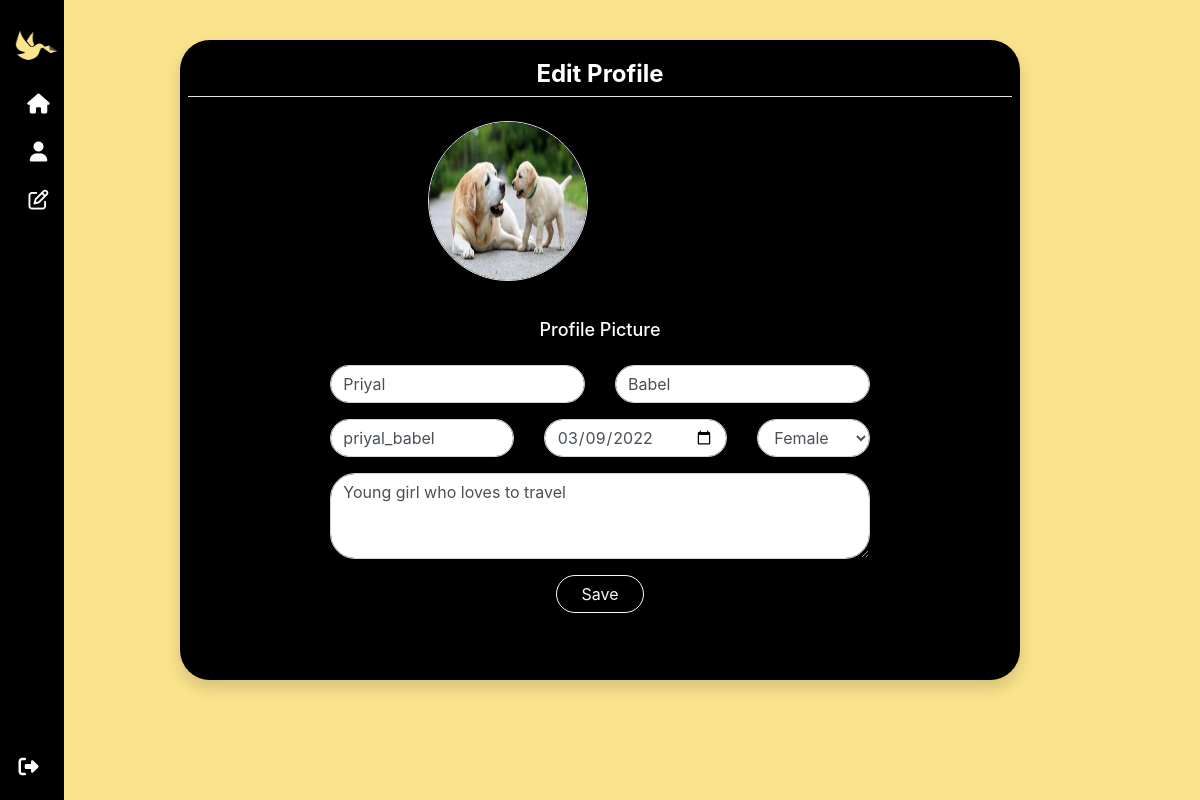
The app's page /edit/ (signed in), older data.
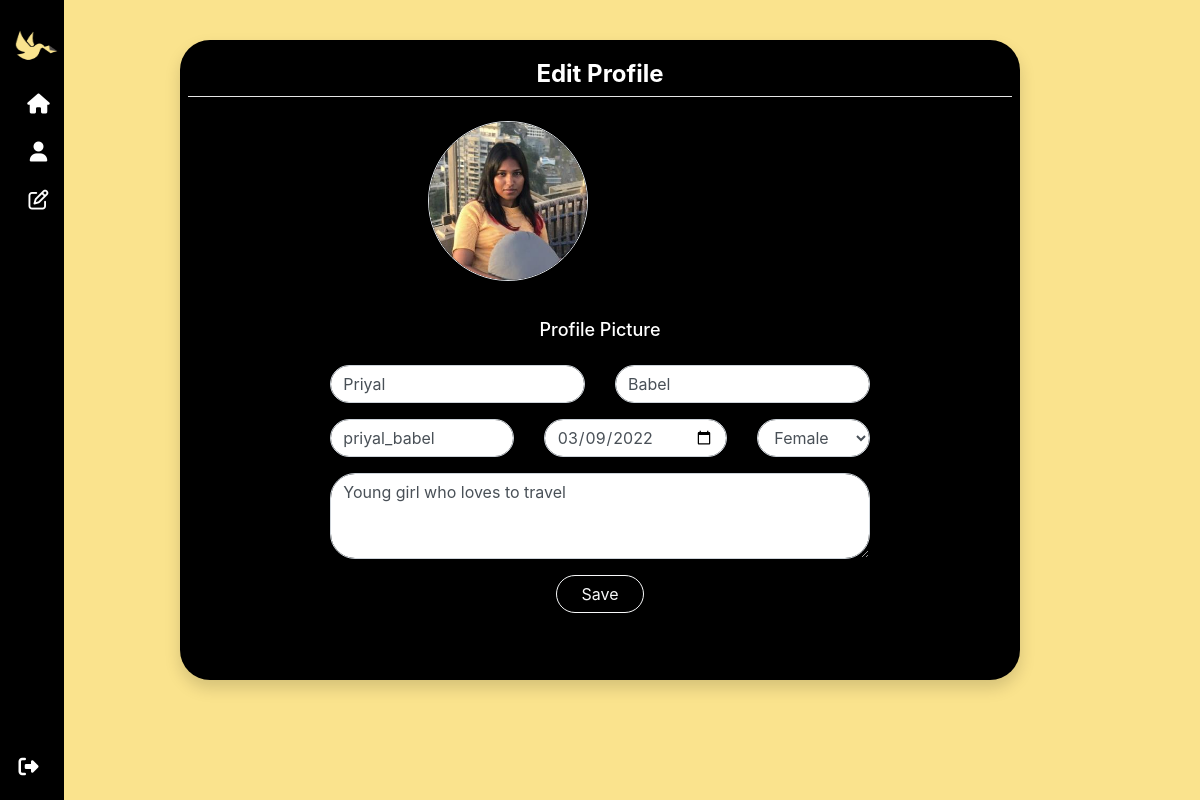
The same page, newer data.
### website/models.py (models this page shows, shortened)
class Profile(models.Model):
    user = models.OneToOneField(User,on_delete=models.CASCADE)
    profile_picture = models.ImageField(default='default.png',upload_to=upload_location)
    gender = models.CharField(max_length=1, choices=GENDER_CHOICES)
    bio = models.CharField(max_length=1000)
    birth_date = models.DateField(null=True)
    REQUIRED_FIELDS = ['gender','birth_date']

### website/views.py (the view)
# urls.py: path('edit/', views.edit_prof, name='edit-profile'),
@login_required
def edit_prof(request):
    if request.method == "POST":
        form = UserUpdateForm(request.POST, instance=request.user)
        p_form = ProfileUpdateForm(request.POST, request.FILES, instance=request.user.profile)
        if form.is_valid() and p_form.is_valid():
            form.save()
            p_form = p_form.save()
            messages.success(request, 'Profile details updated.')
            return redirect('edit-profile')
    else:
        form = UserUpdateForm(instance=request.user)
        p_form = ProfileUpdateForm(instance=request.user.profile)
    context = {
        'form' : form,
        'p_form' : p_form
    }
    return render(request, 'website/editProfile.html' ,context)

### website/forms.py
class UserUpdateForm(forms.ModelForm):
    first_name = forms.CharField(required=True,widget=forms.TextInput(
        attrs={'class': 'form-control round_border', 'placeholder': 'First name'}))
    last_name = forms.CharField(required=True,widget=forms.TextInput(
        attrs={'class': 'form-control round_border', 'placeholder': 'Last name'}))
    username = forms.CharField(required=True,widget=forms.TextInput(
        attrs={'class': 'form-control round_border', 'placeholder': 'Username'}))
    class Meta:
        model = User
        fields = ['first_name','last_name',"username"]

### website/templates/website/editProfile.html (shortened to what this page needs)
{% extends "website/base.html" %}
{% load static %}
{% load socialaccount %}
{% block style %}
<link rel="stylesheet" type="text/css" href="{% static 'website/editProfile.css'%}" />
{% endblock style %}
{% block body %}
{% include 'website/sidepanel.html' %}
<div class="editprof">
    <div class="container shadow p-2">
        <div class="pt-2 text-center joinTag">Edit Profile</div>
        <hr style="background-color:white;">
        <form method="post" enctype="multipart/form-data">
            <div class="row justify-content-center mb-3 mt-4 ">
                <div class="profpic">
                    <img class="border" src="{{p_form.instance.profile_picture.url}}" alt="" id="pic">
                    <div>
                    </div>
                    <div>
                        <h6 style="color: white;" class="mt-2 text-center">Profile Picture</h6>
                    </div>
                </div>
            </div>
            <div class="row justify-content-center">
                <div class="col-8 col-lg-4 form-group">
                    {{ form.first_name }}
                </div>
                <div class="col-8 col-lg-4 form-group">
                    {{ form.last_name }}
                </div>
            </div>
            <div class="row justify-content-center">
                <div class="col-lg-3 col-8 form-group">
                    {{ form.username }}
                </div>
                <div class="col-lg-3 col-sm-5 col-8 form-group">
                    {{ p_form.birth_date }}
                </div>
                <div class="col-lg-2 col-sm-3 col-8 form-group">
                    {{ p_form.gender }}
                </div>
            </div>
            <div class="row justify-content-center">
                <div class="col-8 form-group align-items-center">
                    {{p_form.bio}}
                </div>
            </div>
            <div class="row justify-content-center">
                <button type="submit" class="btn btn-outline-light round_border px-4 mb-3">Save</button>
            </div>
        </form>
    </div>
</div>
{% endblock body %}

Row changes from the older to the newer data that the page shows:
changed Profile "Female": instance.profile_picture: a different picture
